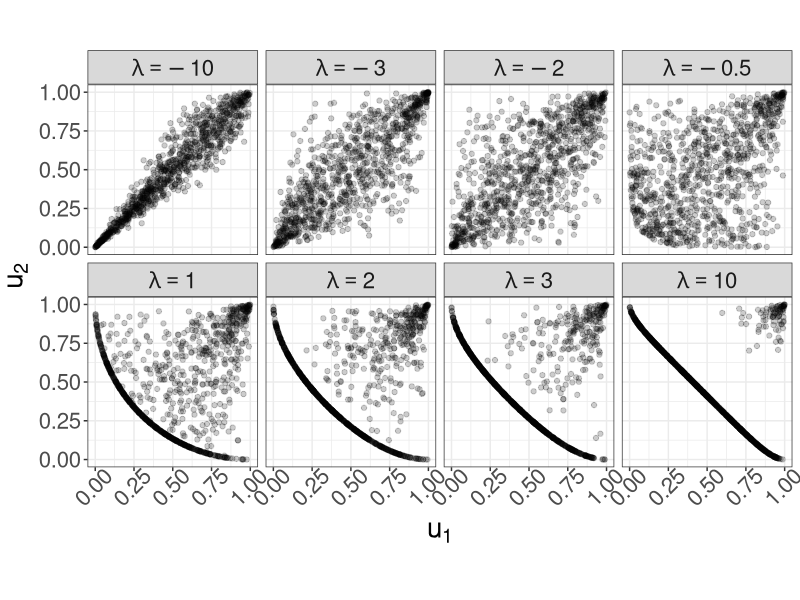

Reproduce this figure in R.
# This script simulates random variates from the power-divergence copula
# using the conditional distribution method. It produces Fig. 3 in Section 4
# of the main article.

# Packages needed
library(pracma)
library(tidyverse)

# Compute copula for general lambda
phi <- function(u, lambda){
  if(lambda == 0){
    return(1 - u +  u * log(u))
  }
  if(lambda == -1){
    return(u - 1 - log(u))
  }
  return(1/(lambda * (lambda + 1)) * (u^(lambda + 1) - u + lambda * (1 - u)))
}

rootfunc <- function(x, tt, lambda){
  x^(lambda + 1) - (lambda + 1) * x + lambda - lambda * (lambda + 1) * tt
}
findroot <- function(tt, lambda){
  
  vals <- rep(0, length(tt))
  for(i in 1:length(tt)){
    if(tt[i] == 0){
      vals[i] <- 1
    } else {
      vals[i] <- uniroot(rootfunc, c(0, 1), lambda = lambda, tt = tt[i])$root
    }
  }
  return(vals)
  
}
phi_inv <- function(tt, lambda){
  # Two special cases
  if(lambda == 0){
    
    return(vals)
  }
  if(lambda == -1){
    
    return(vals)
  }
  # The more general case
  if(lambda > -1){
    phi0 <- 1/(lambda + 1)
  }
  if(lambda < -1){
    ind <- !is.infinite(tt)
  } else {
    ind <- tt < phi0 & tt != 0
  }
  vals <- rep(0, length(tt))
  vals[ind] <- findroot(tt[ind], lambda)
  vals[tt == 0] <- 1
  return(vals)
}

# Function to simulate
simcop <- function(n, lambda, tol = 1e-4){
  if(lambda > -1){
    phi0 <- 1/(lambda + 1)
  } else {
    phi0 <- Inf
  }
  # Independent uniform variates
  uu <- runif(n)
  tt <- runif(n)
  # Vector to store information
  vv <- numeric(n)
  # May need these values later
  if(lambda > -1) alt <- phi_inv(phi0 - phi(uu, lambda), lambda)
  # Get the inner part
  inner_inner_part <- (1 + (uu^lambda - 1)/tt)^(1/lambda)
  inner_part <- phi(inner_inner_part, lambda) - phi(uu, lambda)
  # Check for nan-s 
  inner_inner_part[is.nan(inner_inner_part)] <- -9999
  # Check for negatives
  ind <- inner_inner_part > 0
  # Calculate v for the selected values of inner_part
  vv[ind] <- phi_inv(inner_part[ind], lambda)
  # For the other parts, use alt
  if(lambda > -1) vv[!ind] <- alt[!ind]
  # Return result
  return(cbind(uu, vv))
  
}

# Plot in ggplot2
set.seed(1)
nsim <- 1000
df10 <- data.frame(simcop(nsim, 10))
df3 <- data.frame(simcop(nsim, 3))
df2 <- data.frame(simcop(nsim, 2))
df1 <- data.frame(simcop(nsim, 1))
dfn05 <- data.frame(simcop(nsim, -0.5))
dfn2 <- data.frame(simcop(nsim, -2))
dfn3 <- data.frame(simcop(nsim, -3))
dfn10 <- data.frame(simcop(nsim, -10))
df_all <- bind_rows(df10, df3, df2, df1, dfn05, dfn2, dfn3, dfn10)
df_all <- df_all %>% 
  mutate(
    lambda = rep(c(10, 3, 2, 1, -0.5, -2, -3, -10), each = nsim)
  ) %>%
  mutate(
    lambda = factor(
      paste0("lambda==",lambda), 
      levels = paste0("lambda==",sort(unique(lambda))), 
      ordered = T
    )
  )

# This produces Fig. 3 in the main article
sims_plot <- ggplot(data = df_all, aes(x = uu, y = vv)) +
  geom_point(alpha = 0.2) +
  facet_wrap(~lambda, nrow = 2, labeller = label_parsed) + 
  coord_equal() +
  theme_bw() +
  labs(x = expression(u[1]), y = expression(u[2])) +
  theme(
    text = element_text(size = 20), 
    axis.text.x = element_text(angle = 45, hjust = 0.75, vjust = 1)
  )
sims_plot
